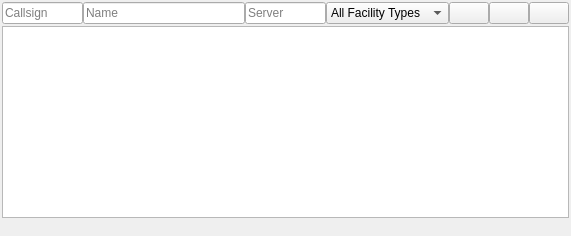
       <widget class="QWidget" name="tabOnlineCenterSearch">
        <attribute name="title">
         <string>Online Centers</string>
        </attribute>
        <attribute name="toolTip">
         <string>Search for online network centers</string>
        </attribute>
        <layout class="QVBoxLayout" name="verticalLayout_24">
         <property name="spacing">
          <number>2</number>
         </property>
         <property name="leftMargin">
          <number>2</number>
         </property>
         <property name="topMargin">
          <number>2</number>
         </property>
         <property name="rightMargin">
          <number>2</number>
         </property>
         <property name="bottomMargin">
          <number>2</number>
         </property>
         <item>
          <layout class="QHBoxLayout" name="horizontalLayoutOnlineCenter">
           <property name="spacing">
            <number>0</number>
           </property>
           <item>
            <widget class="QLineEdit" name="lineEditOnlineCenterCallsign">
             <property name="sizePolicy">
              <sizepolicy hsizetype="Expanding" vsizetype="Fixed">
               <horstretch>1</horstretch>
               <verstretch>0</verstretch>
              </sizepolicy>
             </property>
             <property name="placeholderText">
              <string>Callsign</string>
             </property>
             <property name="clearButtonEnabled">
              <bool>true</bool>
             </property>
            </widget>
           </item>
           <item>
            <widget class="QLineEdit" name="lineEditOnlineCenterName">
             <property name="sizePolicy">
              <sizepolicy hsizetype="Expanding" vsizetype="Fixed">
               <horstretch>2</horstretch>
               <verstretch>0</verstretch>
              </sizepolicy>
             </property>
             <property name="placeholderText">
              <string>Name</string>
             </property>
             <property name="clearButtonEnabled">
              <bool>true</bool>
             </property>
            </widget>
           </item>
           <item>
            <widget class="QLineEdit" name="lineEditOnlineCenterServer">
             <property name="sizePolicy">
              <sizepolicy hsizetype="Expanding" vsizetype="Fixed">
               <horstretch>1</horstretch>
               <verstretch>0</verstretch>
              </sizepolicy>
             </property>
             <property name="toolTip">
              <string>Network server</string>
             </property>
             <property name="statusTip">
              <string>Network server</string>
             </property>
             <property name="placeholderText">
              <string>Server</string>
             </property>
             <property name="clearButtonEnabled">
              <bool>true</bool>
             </property>
            </widget>
           </item>
           <item>
            <widget class="QComboBox" name="comboBoxOnlineCenterFacilityType">
             <property name="toolTip">
              <string>Facility Type</string>
             </property>
             <property name="statusTip">
              <string>Facility Type</string>
             </property>
             <item>
              <property name="text">
               <string>All Facility Types</string>
              </property>
             </item>
             <item>
              <property name="text">
               <string>No Observer</string>
              </property>
             </item>
             <item>
              <property name="text">
               <string>Observer</string>
              </property>
             </item>
             <item>
              <property name="text">
               <string>Flight Information</string>
              </property>
             </item>
             <item>
              <property name="text">
               <string>Delivery</string>
              </property>
             </item>
             <item>
              <property name="text">
               <string>Ground</string>
              </property>
             </item>
             <item>
              <property name="text">
               <string>Tower</string>
              </property>
             </item>
             <item>
              <property name="text">
               <string>Approach</string>
              </property>
             </item>
             <item>
              <property name="text">
               <string>ACC</string>
              </property>
             </item>
             <item>
              <property name="text">
               <string comment="Facility Type">Departure</string>
              </property>
             </item>
            </widget>
           </item>
           <item>
            <widget class="QPushButton" name="pushButtonOnlineCenterSearchReset">
             <property name="toolTip">
              <string>Clear all search filters</string>
             </property>
             <property name="statusTip">
              <string>Clear all search filters</string>
             </property>
             <property name="text">
              <string/>
             </property>
             <property name="icon">
              <iconset resource="../../littlenavmap.qrc">
               <normaloff>:/littlenavmap/resources/icons/clear.svg</normaloff>:/littlenavmap/resources/icons/clear.svg</iconset>
             </property>
            </widget>
           </item>
           <item>
            <widget class="QPushButton" name="pushButtonOnlineCenterSearchClearSelection">
             <property name="toolTip">
              <string>Clear selection and delete highlights on the map</string>
             </property>
             <property name="statusTip">
              <string>Clear selection and delete highlights on the map</string>
             </property>
             <property name="text">
              <string/>
             </property>
             <property name="icon">
              <iconset resource="../../littlenavmap.qrc">
               <normaloff>:/littlenavmap/resources/icons/clearselection.svg</normaloff>:/littlenavmap/resources/icons/clearselection.svg</iconset>
             </property>
            </widget>
           </item>
           <item>
            <widget class="QPushButton" name="pushButtonOnlineCenterHelpSearch">
             <property name="toolTip">
              <string>Show help for the navaid search tab</string>
             </property>
             <property name="statusTip">
              <string>Show help for the navaid search tab</string>
             </property>
             <property name="text">
              <string/>
             </property>
             <property name="icon">
              <iconset resource="../../littlenavmap.qrc">
               <normaloff>:/littlenavmap/resources/icons/help.svg</normaloff>:/littlenavmap/resources/icons/help.svg</iconset>
             </property>
            </widget>
           </item>
          </layout>
         </item>
         <item>
          <widget class="QTableView" name="tableViewOnlineCenterSearch">
           <property name="minimumSize">
            <size>
             <width>0</width>
             <height>20</height>
            </size>
           </property>
           <property name="font">
            <font>
             <pointsize>9</pointsize>
            </font>
           </property>
           <property name="contextMenuPolicy">
            <enum>Qt::CustomContextMenu</enum>
           </property>
           <property name="editTriggers">
            <set>QAbstractItemView::NoEditTriggers</set>
           </property>
           <property name="tabKeyNavigation">
            <bool>false</bool>
           </property>
           <property name="showDropIndicator" stdset="0">
            <bool>false</bool>
           </property>
           <property name="dragDropOverwriteMode">
            <bool>false</bool>
           </property>
           <property name="alternatingRowColors">
            <bool>true</bool>
           </property>
           <property name="selectionBehavior">
            <enum>QAbstractItemView::SelectRows</enum>
           </property>
           <property name="horizontalScrollMode">
            <enum>QAbstractItemView::ScrollPerPixel</enum>
           </property>
           <property name="sortingEnabled">
            <bool>true</bool>
           </property>
           <property name="wordWrap">
            <bool>false</bool>
           </property>
           <attribute name="horizontalHeaderMinimumSectionSize">
            <number>3</number>
           </attribute>
           <attribute name="verticalHeaderCascadingSectionResizes">
            <bool>true</bool>
           </attribute>
          </widget>
         </item>
         <item>
          <widget class="QLabel" name="labelOnlineCenterSearchStatus">
           <property name="text">
            <string/>
           </property>
           <property name="wordWrap">
            <bool>true</bool>
           </property>
           <property name="textInteractionFlags">
            <set>Qt::TextSelectableByMouse</set>
           </property>
          </widget>
         </item>
        </layout>
       </widget>
